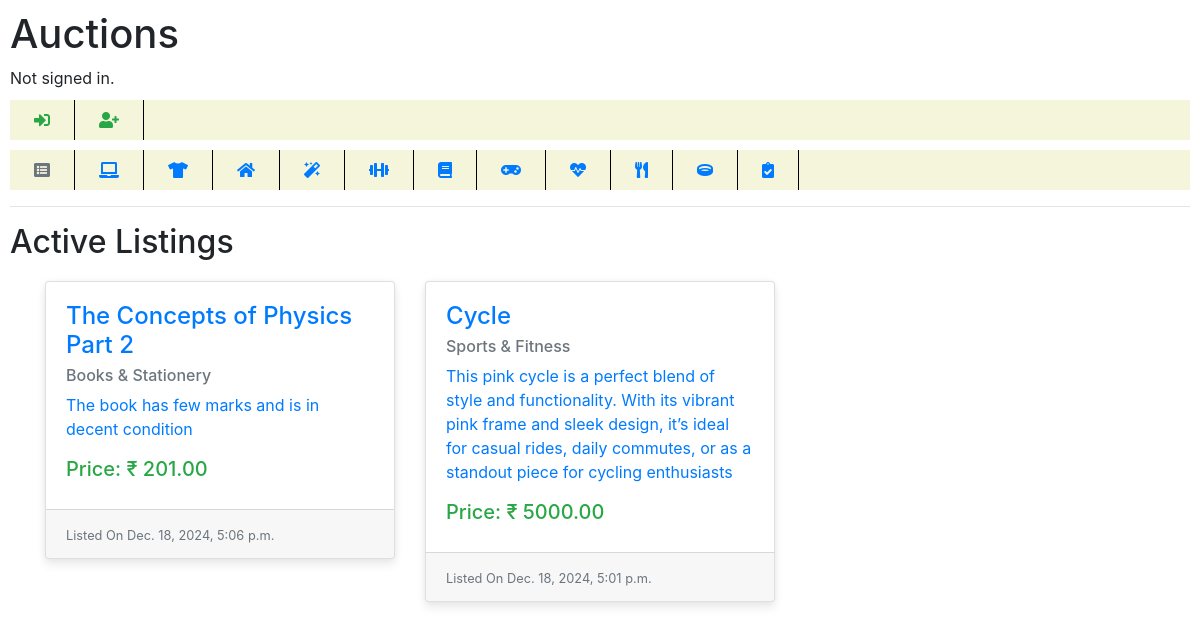
Before: / with the older database file.
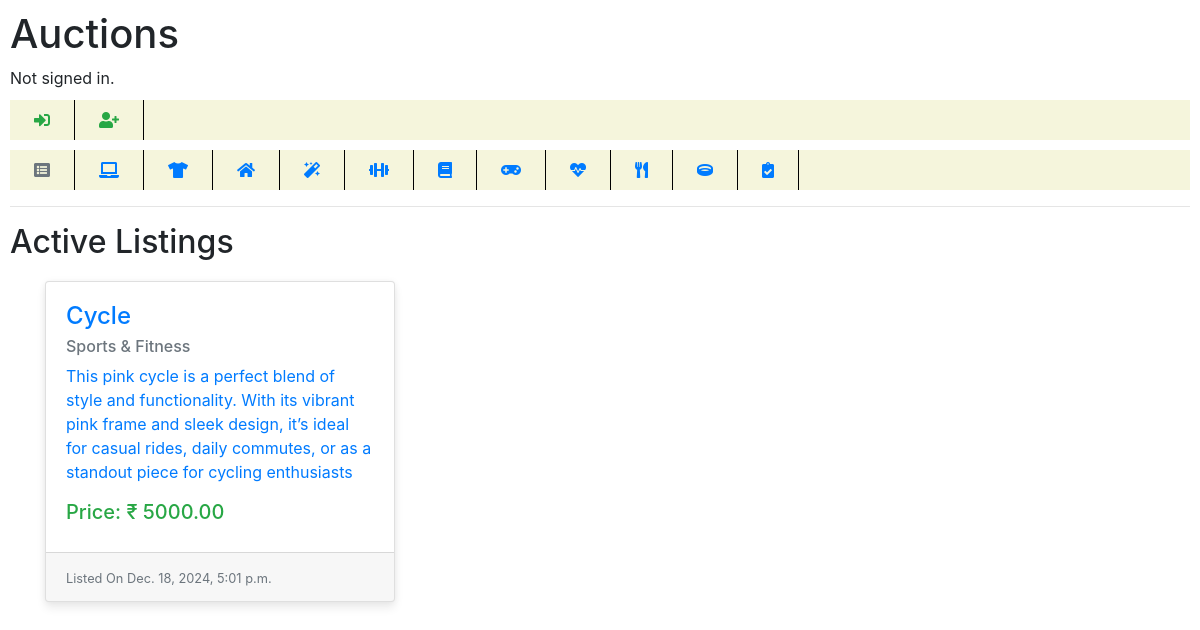
After: the same page with the newer database file.
### auctions/models.py (models this page shows, shortened)
class Listing(models.Model):
    CATEGORIES = [
        ('EnG', "Electronics & Gadgets"),
        ('FnA', "Fashion & Apparel"),
        ('HnL', "Home & Living"),
        ('BnP', "Beauty & Personal Care"),
        ('SnF', "Sports & Fitness"),
        ('BnS', "Books & Stationery"),
        ('TnG', "Toys & Games"),
        ('HnW', "Health & Wellness"),
        ('KnD', "Kitchen & Dining"),
        ('JnA', "Jewelry & Accessories")
    ]
    title = models.CharField(max_length=32)
    description = models.TextField(max_length=200)
    currentBid = models.DecimalField(help_text="In Rupees (₹)", default=0.0, decimal_places=2, max_digits=12)
    image = models.ImageField(upload_to='images/', blank=True)
    category = models.CharField(max_length=3, choices=CATEGORIES, blank=True)
    listedBy = models.ForeignKey(User, on_delete=models.CASCADE, related_name="mylistings")
    listedOn = models.DateTimeField(auto_now_add=True)
    closed = models.BooleanField(default=False)

### auctions/views.py (the view)
# urls.py: path("", views.index, name="index"),
def index(request):
    return render(request, "auctions/index.html", {
        "listings": Listing.objects.filter(closed=False).order_by('-listedOn')
    })

### auctions/templates/auctions/index.html (shortened to what this page needs)
{% extends "auctions/layout.html" %}
{% load static %}
{% block head %}
<link rel="stylesheet" href="{% static 'auctions/product_cards.css' %}" type="text/css" >
{% endblock %}
{% block body %}
<h2>Active Listings</h2>
<div class="container" style="min-width: 95vw;">
    <div class="row">
        {% for listing in listings %}
            <div class="col-12 col-sm-8 col-md-6 col-lg-4" style="margin: 12px 0;">
                <a href="{% url 'listing' pid=listing.id %}" class="card-wrapper-link">
                    <div class="card">
                        <div class="card-body">
                            <h4 class="card-title">{{listing.title}}</h4>
                            <h6 class="card-subtitle mb-2 text-muted">{{listing.get_category_display}}</h6>
                            <p class="card-text">
                                {{listing.description}}
                            </p>
                            <div class="buy d-flex justify-content-between align-items-center">
                                <div class="price text-success">
                                    <h5>Price: ₹ {{listing.currentBid}} </h5>
                                </div>
                            </div>
                        </div>
                        <div class="card-footer">
                            <small class="text-muted">Listed On {{listing.listedOn}}</small>
                        </div>
                    </div>
                </a>
            </div>
        {% empty %}
            <i>No Active Listing..</i>
        {% endfor %}
    </div>
</div>
{% endblock %}

Changed rows visible on the page:
no longer on this page (row edited): Listing: title "The Concepts of Physics Part 2", category "Books & Stationery", description "The book has few marks and is in decent condition", currentBid "201.00", listedOn "Dec. 18, 2024, 5:06 p.m."
